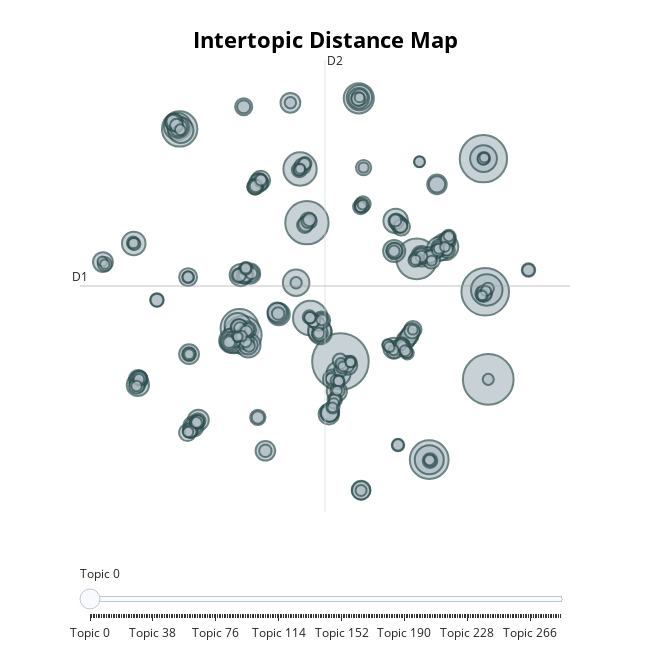

The notebook cell saved with this chart:
### Markdown cell above
We have more than 4000 outliers.

### Code cell
topic_model.visualize_topics()

### Figure 1 — Plotly figure (JSON) as saved in the notebook; plotly's stock layout.template omitted (floating-point values rounded to 4 significant figures; data arrays with more than 128 entries replaced by an {"elided": "..."} marker saying what was removed)
{"data": [{"customdata": {"elided": "285x3 mixed values"}, "hovertemplate": "<b>Topic %{customdata[0]}</b><br>%{customdata[1]}<br>Size: %{customdata[2]}", "legendgroup": "", "marker": {"color": "#B0BEC5", "size": {"elided": "285 int values"}, "sizemode": "area", "sizeref": 0.2306, "symbol": "circle", "line": {"color": "DarkSlateGrey", "width": 2}}, "mode": "markers", "name": "", "orientation": "v", "showlegend": false, "x": {"elided": "285 float values"}, "xaxis": "x", "y": {"elided": "285 float values"}, "yaxis": "y", "type": "scatter"}], "layout": {"xaxis": {"anchor": "y", "domain": [0.0, 1.0], "title": {"text": ""}, "visible": false, "range": [-14.02, 25.99]}, "yaxis": {"anchor": "x", "domain": [0.0, 1.0], "title": {"text": ""}, "visible": false, "range": [-11.59, 20.11]}, "legend": {"tracegroupgap": 0, "itemsizing": "constant"}, "margin": {"t": 60}, "title": {"font": {"size": 22, "color": "Black"}, "text": "<b>Intertopic Distance Map</b>", "y": 0.95, "x": 0.5, "xanchor": "center", "yanchor": "top"}, "hoverlabel": {"font": {"size": 16, "family": "Rockwell"}, "bgcolor": "white"}, "width": 650, "height": 650, "sliders": [{"active": 0, "pad": {"t": 50}, "steps": [{"args": [{"marker.color": {"elided": "1x285 str values"}}], "label": "Topic 0", "method": "update"}, {"args": [{"marker.color": {"elided": "1x285 str values"}}], "label": "Topic 1", "method": "update"}, {"args": [{"marker.color": {"elided": "1x285 str values"}}], "label": "Topic 2", "method": "update"}, {"args": [{"marker.color": {"elided": "1x285 str values"}}], "label": "Topic 3", "method": "update"}, {"args": [{"marker.color": {"elided": "1x285 str values"}}], "label": "Topic 4", "method": "update"}, {"args": [{"marker.color": {"elided": "1x285 str values"}}], "label": "Topic 5", "method": "update"}, {"args": [{"marker.color": {"elided": "1x285 str values"}}], "label": "Topic 6", "method": "update"}, {"args": [{"marker.color": {"elided": "1x285 str values"}}], "label": "Topic 7", "method": "update"}, {"args": [{"marker.color": {"elided": "1x285 str values"}}], "label": "Topic 8", "method": "update"}, {"args": [{"marker.color": {"elided": "1x285 str values"}}], "label": "Topic 9", "method": "update"}, {"args": [{"marker.color": {"elided": "1x285 str values"}}], "label": "Topic 10", "method": "update"}, {"args": [{"marker.color": {"elided": "1x285 str values"}}], "label": "Topic 11", "method": "update"}, {"args": [{"marker.color": {"elided": "1x285 str values"}}], "label": "Topic 12", "method": "update"}, {"args": [{"marker.color": {"elided": "1x285 str values"}}], "label": "Topic 13", "method": "update"}, {"args": [{"marker.color": {"elided": "1x285 str values"}}], "label": "Topic 14", "method": "update"}, {"args": [{"marker.color": {"elided": "1x285 str values"}}], "label": "Topic 15", "method": "update"}, {"args": [{"marker.color": {"elided": "1x285 str values"}}], "label": "Topic 16", "method": "update"}, {"args": [{"marker.color": {"elided": "1x285 str values"}}], "label": "Topic 17", "method": "update"}, {"args": [{"marker.color": {"elided": "1x285 str values"}}], "label": "Topic 18", "method": "update"}, {"args": [{"marker.color": {"elided": "1x285 str values"}}], "label": "Topic 19", "method": "update"}, {"args": [{"marker.color": {"elided": "1x285 str values"}}], "label": "Topic 20", "method": "update"}, {"args": [{"marker.color": {"elided": "1x285 str values"}}], "label": "Topic 21", "method": "update"}, {"args": [{"marker.color": {"elided": "1x285 str values"}}], "label": "Topic 22", "method": "update"}, {"args": [{"marker.color": {"elided": "1x285 str values"}}], "label": "Topic 23", "method": "update"}, {"args": [{"marker.color": {"elided": "1x285 str values"}}], "label": "Topic 24", "method": "update"}, {"args": [{"marker.color": {"elided": "1x285 str values"}}], "label": "Topic 25", "method": "update"}, {"args": [{"marker.color": {"elided": "1x285 str values"}}], "label": "Topic 26", "method": "update"}, {"args": [{"marker.color": {"elided": "1x285 str values"}}], "label": "Topic 27", "method": "update"}, {"args": [{"marker.color": {"elided": "1x285 str values"}}], "label": "Topic 28", "method": "update"}, {"args": [{"marker.color": {"elided": "1x285 str values"}}], "label": "Topic 29", "method": "update"}, {"args": [{"marker.color": {"elided": "1x285 str values"}}], "label": "Topic 30", "method": "update"}, {"args": [{"marker.color": {"elided": "1x285 str values"}}], "label": "Topic 31", "method": "update"}, {"args": [{"marker.color": {"elided": "1x285 str values"}}], "label": "Topic 32", "method": "update"}, {"args": [{"marker.color": {"elided": "1x285 str values"}}], "label": "Topic 33", "method": "update"}, {"args": [{"marker.color": {"elided": "1x285 str values"}}], "label": "Topic 34", "method": "update"}, {"args": [{"marker.color": {"elided": "1x285 str values"}}], "label": "Topic 35", "method": "update"}, {"args": [{"marker.color": {"elided": "1x285 str values"}}], "label": "Topic 36", "method": "update"}, {"args": [{"marker.color": {"elided": "1x285 str values"}}], "label": "Topic 37", "method": "update"}, {"args": [{"marker.color": {"elided": "1x285 str values"}}], "label": "Topic 38", "method": "update"}, {"args": [{"marker.color": {"elided": "1x285 str values"}}], "label": "Topic 39", "method": "update"}, {"args": [{"marker.color": {"elided": "1x285 str values"}}], "label": "Topic 40", "method": "update"}, {"args": [{"marker.color": {"elided": "1x285 str values"}}], "label": "Topic 41", "method": "update"}, {"args": [{"marker.color": {"elided": "1x285 str values"}}], "label": "Topic 42", "method": "update"}, {"args": [{"marker.color": {"elided": "1x285 str values"}}], "label": "Topic 43", "method": "update"}, {"args": [{"marker.color": {"elided": "1x285 str values"}}], "label": "Topic 44", "method": "update"}, {"args": [{"marker.color": {"elided": "1x285 str values"}}], "label": "Topic 45", "method": "update"}, {"args": [{"marker.color": {"elided": "1x285 str values"}}], "label": "Topic 46", "method": "update"}, {"args": [{"marker.color": {"elided": "1x285 str values"}}], "label": "Topic 47", "method": "update"}, {"args": [{"marker.color": {"elided": "1x285 str values"}}], "label": "Topic 48", "method": "update"}, {"args": [{"marker.color": {"elided": "1x285 str values"}}], "label": "Topic 49", "method": "update"}, {"args": [{"marker.color": {"elided": "1x285 str values"}}], "label": "Topic 50", "method": "update"}, {"args": [{"marker.color": {"elided": "1x285 str values"}}], "label": "Topic 51", "method": "update"}, {"args": [{"marker.color": {"elided": "1x285 str values"}}], "label": "Topic 52", "method": "update"}, {"args": [{"marker.color": {"elided": "1x285 str values"}}], "label": "Topic 53", "method": "update"}, {"args": [{"marker.color": {"elided": "1x285 str values"}}], "label": "Topic 54", "method": "update"}, {"args": [{"marker.color": {"elided": "1x285 str values"}}], "label": "Topic 55", "method": "update"}, {"args": [{"marker.color": {"elided": "1x285 str values"}}], "label": "Topic 56", "method": "update"}, {"args": [{"marker.color": {"elided": "1x285 str values"}}], "label": "Topic 57", "method": "update"}, {"args": [{"marker.color": {"elided": "1x285 str values"}}], "label": "Topic 58", "method": "update"}, {"args": [{"marker.color": {"elided": "1x285 str values"}}], "label": "Topic 59", "method": "update"}, {"args": [{"marker.color": {"elided": "1x285 str values"}}], "label": "Topic 60", "method": "update"}, {"args": [{"marker.color": {"elided": "1x285 str values"}}], "label": "Topic 61", "method": "update"}, {"args": [{"marker.color": {"elided": "1x285 str values"}}], "label": "Topic 62", "method": "update"}, {"args": [{"marker.color": {"elided": "1x285 str values"}}], "label": "Topic 63", "method": "update"}, {"args": [{"marker.color": {"elided": "1x285 str values"}}], "label": "Topic 64", "method": "update"}, {"args": [{"marker.color": {"elided": "1x285 str values"}}], "label": "Topic 65", "method": "update"}, {"args": [{"marker.color": {"elided": "1x285 str values"}}], "label": "Topic 66", "method": "update"}, {"args": [{"marker.color": {"elided": "1x285 str values"}}], "label": "Topic 67", "method": "update"}, {"args": [{"marker.color": {"elided": "1x285 str values"}}], "label": "Topic 68", "method": "update"}, {"args": [{"marker.color": {"elided": "1x285 str values"}}], "label": "Topic 69", "method": "update"}, {"args": [{"marker.color": {"elided": "1x285 str values"}}], "label": "Topic 70", "method": "update"}, {"args": [{"marker.color": {"elided": "1x285 str values"}}], "label": "Topic 71", "method": "update"}, {"args": [{"marker.color": {"elided": "1x285 str values"}}], "label": "Topic 72", "method": "update"}, {"args": [{"marker.color": {"elided": "1x285 str values"}}], "label": "Topic 73", "method": "update"}, {"args": [{"marker.color": {"elided": "1x285 str values"}}], "label": "Topic 74", "method": "update"}, {"args": [{"marker.color": {"elided": "1x285 str values"}}], "label": "Topic 75", "method": "update"}, {"args": [{"marker.color": {"elided": "1x285 str values"}}], "label": "Topic 76", "method": "update"}, {"args": [{"marker.color": {"elided": "1x285 str values"}}], "label": "Topic 77", "method": "update"}, {"args": [{"marker.color": {"elided": "1x285 str values"}}], "label": "Topic 78", "method": "update"}, {"args": [{"marker.color": {"elided": "1x285 str values"}}], "label": "Topic 79", "method": "update"}, {"args": [{"marker.color": {"elided": "1x285 str values"}}], "label": "Topic 80", "method": "update"}, {"args": [{"marker.color": {"elided": "1x285 str values"}}], "label": "Topic 81", "method": "update"}, {"args": [{"marker.color": {"elided": "1x285 str values"}}], "label": "Topic 82", "method": "update"}, {"args": [{"marker.color": {"elided": "1x285 str values"}}], "label": "Topic 83", "method": "update"}, {"args": [{"marker.color": {"elided": "1x285 str values"}}], "label": "Topic 84", "method": "update"}, {"args": [{"marker.color": {"elided": "1x285 str values"}}], "label": "Topic 85", "method": "update"}, {"args": [{"marker.color": {"elided": "1x285 str values"}}], "label": "Topic 86", "method": "update"}, {"args": [{"marker.color": {"elided": "1x285 str values"}}], "label": "Topic 87", "method": "update"}, {"args": [{"marker.color": {"elided": "1x285 str values"}}], "label": "Topic 88", "method": "update"}, {"args": [{"marker.color": {"elided": "1x285 str values"}}], "label": "Topic 89", "method": "update"}, {"args": [{"marker.color": {"elided": "1x285 str values"}}], "label": "Topic 90", "method": "update"}, {"args": [{"marker.color": {"elided": "1x285 str values"}}], "label": "Topic 91", "method": "update"}, {"args": [{"marker.color": {"elided": "1x285 str values"}}], "label": "Topic 92", "method": "update"}, {"args": [{"marker.color": {"elided": "1x285 str values"}}], "label": "Topic 93", "method": "update"}, {"args": [{"marker.color": {"elided": "1x285 str values"}}], "label": "Topic 94", "method": "update"}, {"args": [{"marker.color": {"elided": "1x285 str values"}}], "label": "Topic 95", "method": "update"}, {"args": [{"marker.color": {"elided": "1x285 str values"}}], "label": "Topic 96", "method": "update"}, {"args": [{"marker.color": {"elided": "1x285 str values"}}], "label": "Topic 97", "method": "update"}, {"args": [{"marker.color": {"elided": "1x285 str values"}}], "label": "Topic 98", "method": "update"}, {"args": [{"marker.color": {"elided": "1x285 str values"}}], "label": "Topic 99", "method": "update"}, {"args": [{"marker.color": {"elided": "1x285 str values"}}], "label": "Topic 100", "method": "update"}, {"args": [{"marker.color": {"elided": "1x285 str values"}}], "label": "Topic 101", "method": "update"}, {"args": [{"marker.color": {"elided": "1x285 str values"}}], "label": "Topic 102", "method": "update"}, {"args": [{"marker.color": {"elided": "1x285 str values"}}], "label": "Topic 103", "method": "update"}, {"args": [{"marker.color": {"elided": "1x285 str values"}}], "label": "Topic 104", "method": "update"}, {"args": [{"marker.color": {"elided": "1x285 str values"}}], "label": "Topic 105", "method": "update"}, {"args": [{"marker.color": {"elided": "1x285 str values"}}], "label": "Topic 106", "method": "update"}, {"args": [{"marker.color": {"elided": "1x285 str values"}}], "label": "Topic 107", "method": "update"}, {"args": [{"marker.color": {"elided": "1x285 str values"}}], "label": "Topic 108", "method": "update"}, {"args": [{"marker.color": {"elided": "1x285 str values"}}], "label": "Topic 109", "method": "update"}, {"args": [{"marker.color": {"elided": "1x285 str values"}}], "label": "Topic 110", "method": "update"}, {"args": [{"marker.color": {"elided": "1x285 str values"}}], "label": "Topic 111", "method": "update"}, {"args": [{"marker.color": {"elided": "1x285 str values"}}], "label": "Topic 112", "method": "update"}, {"args": [{"marker.color": {"elided": "1x285 str values"}}], "label": "Topic 113", "method": "update"}, {"args": [{"marker.color": {"elided": "1x285 str values"}}], "label": "Topic 114", "method": "update"}, {"args": [{"marker.color": {"elided": "1x285 str values"}}], "label": "Topic 115", "method": "update"}, {"args": [{"marker.color": {"elided": "1x285 str values"}}], "label": "Topic 116", "method": "update"}, {"args": [{"marker.color": {"elided": "1x285 str values"}}], "label": "Topic 117", "method": "update"}, {"args": [{"marker.color": {"elided": "1x285 str values"}}], "label": "Topic 118", "method": "update"}, {"args": [{"marker.color": {"elided": "1x285 str values"}}], "label": "Topic 119", "method": "update"}, {"args": [{"marker.color": {"elided": "1x285 str values"}}], "label": "Topic 120", "method": "update"}, {"args": [{"marker.color": {"elided": "1x285 str values"}}], "label": "Topic 121", "method": "update"}, {"args": [{"marker.color": {"elided": "1x285 str values"}}], "label": "Topic 122", "method": "update"}, {"args": [{"marker.color": {"elided": "1x285 str values"}}], "label": "Topic 123", "method": "update"}, {"args": [{"marker.color": {"elided": "1x285 str values"}}], "label": "Topic 124", "method": "update"}, {"args": [{"marker.color": {"elided": "1x285 str values"}}], "label": "Topic 125", "method": "update"}, {"args": [{"marker.color": {"elided": "1x285 str values"}}], "label": "Topic 126", "method": "update"}, {"args": [{"marker.color": {"elided": "1x285 str values"}}], "label": "Topic 127", "method": "update"}, {"args": [{"marker.color": {"elided": "1x285 str values"}}], "label": "Topic 128", "method": "update"}, {"args": [{"marker.color": {"elided": "1x285 str values"}}], "label": "Topic 129", "method": "update"}, {"args": [{"marker.color": {"elided": "1x285 str values"}}], "label": "Topic 130", "method": "update"}, {"args": [{"marker.color": {"elided": "1x285 str values"}}], "label": "Topic 131", "method": "update"}, {"args": [{"marker.color": {"elided": "1x285 str values"}}], "label": "Topic 132", "method": "update"}, {"args": [{"marker.color": {"elided": "1x285 str values"}}], "label": "Topic 133", "method": "update"}, {"args": [{"marker.color": {"elided": "1x285 str values"}}], "label": "Topic 134", "method": "update"}, {"args": [{"marker.color": {"elided": "1x285 str values"}}], "label": "Topic 135", "method": "update"}, {"args": [{"marker.color": {"elided": "1x285 str values"}}], "label": "Topic 136", "method": "update"}, {"args": [{"marker.color": {"elided": "1x285 str values"}}], "label": "Topic 137", "method": "update"}, {"args": [{"marker.color": {"elided": "1x285 str values"}}], "label": "Topic 138", "method": "update"}, {"args": [{"marker.color": {"elided": "1x285 str values"}}], "label": "Topic 139", "method": "update"}, {"args": [{"marker.color": {"elided": "1x285 str values"}}], "label": "Topic 140", "method": "update"}, {"args": [{"marker.color": {"elided": "1x285 str values"}}], "label": "Topic 141", "method": "update"}, {"args": [{"marker.color": {"elided": "1x285 str values"}}], "label": "Topic 142", "method": "update"}, {"args": [{"marker.color": {"elided": "1x285 str values"}}], "label": "Topic 143", "method": "update"}, {"args": [{"marker.color": {"elided": "1x285 str values"}}], "label": "Topic 144", "method": "update"}, {"args": [{"marker.color": {"elided": "1x285 str values"}}], "label": "Topic 145", "method": "update"}, {"args": [{"marker.color": {"elided": "1x285 str values"}}], "label": "Topic 146", "method": "update"}, {"args": [{"marker.color": {"elided": "1x285 str values"}}], "label": "Topic 147", "method": "update"}, {"args": [{"marker.color": {"elided": "1x285 str values"}}], "label": "Topic 148", "method": "update"}, {"args": [{"marker.color": {"elided": "1x285 str values"}}], "label": "Topic 149", "method": "update"}, {"args": [{"marker.color": {"elided": "1x285 str values"}}], "label": "Topic 150", "method": "update"}, {"args": [{"marker.color": {"elided": "1x285 str values"}}], "label": "Topic 151", "method": "update"}, {"args": [{"marker.color": {"elided": "1x285 str values"}}], "label": "Topic 152", "method": "update"}, {"args": [{"marker.color": {"elided": "1x285 str values"}}], "label": "Topic 153", "method": "update"}, {"args": [{"marker.color": {"elided": "1x285 str values"}}], "label": "Topic 154", "method": "update"}, {"args": [{"marker.color": {"elided": "1x285 str values"}}], "label": "Topic 155", "method": "update"}, {"args": [{"marker.color": {"elided": "1x285 str values"}}], "label": "Topic 156", "method": "update"}, {"args": [{"marker.color": {"elided": "1x285 str values"}}], "label": "Topic 157", "method": "update"}, {"args": [{"marker.color": {"elided": "1x285 str values"}}], "label": "Topic 158", "method": "update"}, {"args": [{"marker.color": {"elided": "1x285 str values"}}], "label": "Topic 159", "method": "update"}, {"args": [{"marker.color": {"elided": "1x285 str values"}}], "label": "Topic 160", "method": "update"}, {"args": [{"marker.color": {"elided": "1x285 str values"}}], "label": "Topic 161", "method": "update"}, {"args": [{"marker.color": {"elided": "1x285 str values"}}], "label": "Topic 162", "method": "update"}, {"args": [{"marker.color": {"elided": "1x285 str values"}}], "label": "Topic 163", "method": "update"}, {"args": [{"marker.color": {"elided": "1x285 str values"}}], "label": "Topic 164", "method": "update"}, {"args": [{"marker.color": {"elided": "1x285 str values"}}], "label": "Topic 165", "method": "update"}, {"args": [{"marker.color": {"elided": "1x285 str values"}}], "label": "Topic 166", "method": "update"}, {"args": [{"marker.color": {"elided": "1x285 str values"}}], "label": "Topic 167", "method": "update"}, {"args": [{"marker.color": {"elided": "1x285 str values"}}], "label": "Topic 168", "method": "update"}, {"args": [{"marker.color": {"elided": "1x285 str values"}}], "label": "Topic 169", "method": "update"}, {"args": [{"marker.color": {"elided": "1x285 str values"}}], "label": "Topic 170", "method": "update"}, {"args": [{"marker.color": {"elided": "1x285 str values"}}], "label": "Topic 171", "method": "update"}, {"args": [{"marker.color": {"elided": "1x285 str values"}}], "label": "Topic 172", "method": "update"}, {"args": [{"marker.color": {"elided": "1x285 str values"}}], "label": "Topic 173", "method": "update"}, {"args": [{"marker.color": {"elided": "1x285 str values"}}], "label": "Topic 174", "method": "update"}, {"args": [{"marker.color": {"elided": "1x285 str values"}}], "label": "Topic 175", "method": "update"}, {"args": [{"marker.color": {"elided": "1x285 str values"}}], "label": "Topic 176", "method": "update"}, {"args": [{"marker.color": {"elided": "1x285 str values"}}], "label": "Topic 177", "method": "update"}, {"args": [{"marker.color": {"elided": "1x285 str values"}}], "label": "Topic 178", "method": "update"}, {"args": [{"marker.color": {"elided": "1x285 str values"}}], "label": "Topic 179", "method": "update"}, {"args": [{"marker.color": {"elided": "1x285 str values"}}], "label": "Topic 180", "method": "update"}, {"args": [{"marker.color": {"elided": "1x285 str values"}}], "label": "Topic 181", "method": "update"}, {"args": [{"marker.color": {"elided": "1x285 str values"}}], "label": "Topic 182", "method": "update"}, {"args": [{"marker.color": {"elided": "1x285 str values"}}], "label": "Topic 183", "method": "update"}, {"args": [{"marker.color": {"elided": "1x285 str values"}}], "label": "Topic 184", "method": "update"}, {"args": [{"marker.color": {"elided": "1x285 str values"}}], "label": "Topic 185", "method": "update"}, {"args": [{"marker.color": {"elided": "1x285 str values"}}], "label": "Topic 186", "method": "update"}, {"args": [{"marker.color": {"elided": "1x285 str values"}}], "label": "Topic 187", "method": "update"}, {"args": [{"marker.color": {"elided": "1x285 str values"}}], "label": "Topic 188", "method": "update"}, {"args": [{"marker.color": {"elided": "1x285 str values"}}], "label": "Topic 189", "method": "update"}, {"args": [{"marker.color": {"elided": "1x285 str values"}}], "label": "Topic 190", "method": "update"}, {"args": [{"marker.color": {"elided": "1x285 str values"}}], "label": "Topic 191", "method": "update"}, {"args": [{"marker.color": {"elided": "1x285 str values"}}], "label": "Topic 192", "method": "update"}, {"args": [{"marker.color": {"elided": "1x285 str values"}}], "label": "Topic 193", "method": "update"}, {"args": [{"marker.color": {"elided": "1x285 str values"}}], "label": "Topic 194", "method": "update"}, {"args": [{"marker.color": {"elided": "1x285 str values"}}], "label": "Topic 195", "method": "update"}, {"args": [{"marker.color": {"elided": "1x285 str values"}}], "label": "Topic 196", "method": "update"}, {"args": [{"marker.color": {"elided": "1x285 str values"}}], "label": "Topic 197", "method": "update"}, {"args": [{"marker.color": {"elided": "1x285 str values"}}], "label": "Topic 198", "method": "update"}, {"args": [{"marker.color": {"elided": "1x285 str values"}}], "label": "Topic 199", "method": "update"}, {"args": [{"marker.color": {"elided": "1x285 str values"}}], "label": "Topic 200", "method": "update"}, {"args": [{"marker.color": {"elided": "1x285 str values"}}], "label": "Topic 201", "method": "update"}, {"args": [{"marker.color": {"elided": "1x285 str values"}}], "label": "Topic 202", "method": "update"}, {"args": [{"marker.color": {"elided": "1x285 str values"}}], "label": "Topic 203", "method": "update"}, {"args": [{"marker.color": {"elided": "1x285 str values"}}], "label": "Topic 204", "method": "update"}, {"args": [{"marker.color": {"elided": "1x285 str values"}}], "label": "Topic 205", "method": "update"}, {"args": [{"marker.color": {"elided": "1x285 str values"}}], "label": "Topic 206", "method": "update"}, {"args": [{"marker.color": {"elided": "1x285 str values"}}], "label": "Topic 207", "method": "update"}, {"args": [{"marker.color": {"elided": "1x285 str values"}}], "label": "Topic 208", "method": "update"}, {"args": [{"marker.color": {"elided": "1x285 str values"}}], "label": "Topic 209", "method": "update"}, {"args": [{"marker.color": {"elided": "1x285 str values"}}], "label": "Topic 210", "method": "update"}, {"args": [{"marker.color": {"elided": "1x285 str values"}}], "label": "Topic 211", "method": "update"}, {"args": [{"marker.color": {"elided": "1x285 str values"}}], "label": "Topic 212", "method": "update"}, {"args": [{"marker.color": {"elided": "1x285 str values"}}], "label": "Topic 213", "method": "update"}, {"args": [{"marker.color": {"elided": "1x285 str values"}}], "label": "Topic 214", "method": "update"}, {"args": [{"marker.color": {"elided": "1x285 str values"}}], "label": "Topic 215", "method": "update"}, {"args": [{"marker.color": {"elided": "1x285 str values"}}], "label": "Topic 216", "method": "update"}, {"args": [{"marker.color": {"elided": "1x285 str values"}}], "label": "Topic 217", "method": "update"}, {"args": [{"marker.color": {"elided": "1x285 str values"}}], "label": "Topic 218", "method": "update"}, {"args": [{"marker.color": {"elided": "1x285 str values"}}], "label": "Topic 219", "method": "update"}, {"args": [{"marker.color": {"elided": "1x285 str values"}}], "label": "Topic 220", "method": "update"}, {"args": [{"marker.color": {"elided": "1x285 str values"}}], "label": "Topic 221", "method": "update"}, {"args": [{"marker.color": {"elided": "1x285 str values"}}], "label": "Topic 222", "method": "update"}, {"args": [{"marker.color": {"elided": "1x285 str values"}}], "label": "Topic 223", "method": "update"}, {"args": [{"marker.color": {"elided": "1x285 str values"}}], "label": "Topic 224", "method": "update"}, {"args": [{"marker.color": {"elided": "1x285 str values"}}], "label": "Topic 225", "method": "update"}, {"args": [{"marker.color": {"elided": "1x285 str values"}}], "label": "Topic 226", "method": "update"}, {"args": [{"marker.color": {"elided": "1x285 str values"}}], "label": "Topic 227", "method": "update"}, {"args": [{"marker.color": {"elided": "1x285 str values"}}], "label": "Topic 228", "method": "update"}, {"args": [{"marker.color": {"elided": "1x285 str values"}}], "label": "Topic 229", "method": "update"}, {"args": [{"marker.color": {"elided": "1x285 str values"}}], "label": "Topic 230", "method": "update"}, {"args": [{"marker.color": {"elided": "1x285 str values"}}], "label": "Topic 231", "method": "update"}, {"args": [{"marker.color": {"elided": "1x285 str values"}}], "label": "Topic 232", "method": "update"}, {"args": [{"marker.color": {"elided": "1x285 str values"}}], "label": "Topic 233", "method": "update"}, {"args": [{"marker.color": {"elided": "1x285 str values"}}], "label": "Topic 234", "method": "update"}, {"args": [{"marker.color": {"elided": "1x285 str values"}}], "label": "Topic 235", "method": "update"}, {"args": [{"marker.color": {"elided": "1x285 str values"}}], "label": "Topic 236", "method": "update"}, {"args": [{"marker.color": {"elided": "1x285 str values"}}], "label": "Topic 237", "method": "update"}, {"args": [{"marker.color": {"elided": "1x285 str values"}}], "label": "Topic 238", "method": "update"}, {"args": [{"marker.color": {"elided": "1x285 str values"}}], "label": "Topic 239", "method": "update"}, {"args": [{"marker.color": {"elided": "1x285 str values"}}], "label": "Topic 240", "method": "update"}, {"args": [{"marker.color": {"elided": "1x285 str values"}}], "label": "Topic 241", "method": "update"}, {"args": [{"marker.color": {"elided": "1x285 str values"}}], "label": "Topic 242", "method": "update"}, {"args": [{"marker.color": {"elided": "1x285 str values"}}], "label": "Topic 243", "method": "update"}, {"args": [{"marker.color": {"elided": "1x285 str values"}}], "label": "Topic 244", "method": "update"}, {"args": [{"marker.color": {"elided": "1x285 str values"}}], "label": "Topic 245", "method": "update"}, {"args": [{"marker.color": {"elided": "1x285 str values"}}], "label": "Topic 246", "method": "update"}, {"args": [{"marker.color": {"elided": "1x285 str values"}}], "label": "Topic 247", "method": "update"}, {"args": [{"marker.color": {"elided": "1x285 str values"}}], "label": "Topic 248", "method": "update"}, {"args": [{"marker.color": {"elided": "1x285 str values"}}], "label": "Topic 249", "method": "update"}, {"args": [{"marker.color": {"elided": "1x285 str values"}}], "label": "Topic 250", "method": "update"}, {"args": [{"marker.color": {"elided": "1x285 str values"}}], "label": "Topic 251", "method": "update"}, {"args": [{"marker.color": {"elided": "1x285 str values"}}], "label": "Topic 252", "method": "update"}, {"args": [{"marker.color": {"elided": "1x285 str values"}}], "label": "Topic 253", "method": "update"}, {"args": [{"marker.color": {"elided": "1x285 str values"}}], "label": "Topic 254", "method": "update"}, {"args": [{"marker.color": {"elided": "1x285 str values"}}], "label": "Topic 255", "method": "update"}, {"args": [{"marker.color": {"elided": "1x285 str values"}}], "label": "Topic 256", "method": "update"}, {"args": [{"marker.color": {"elided": "1x285 str values"}}], "label": "Topic 257", "method": "update"}, {"args": [{"marker.color": {"elided": "1x285 str values"}}], "label": "Topic 258", "method": "update"}, {"args": [{"marker.color": {"elided": "1x285 str values"}}], "label": "Topic 259", "method": "update"}, {"args": [{"marker.color": {"elided": "1x285 str values"}}], "label": "Topic 260", "method": "update"}, {"args": [{"marker.color": {"elided": "1x285 str values"}}], "label": "Topic 261", "method": "update"}, {"args": [{"marker.color": {"elided": "1x285 str values"}}], "label": "Topic 262", "method": "update"}, {"args": [{"marker.color": {"elided": "1x285 str values"}}], "label": "Topic 263", "method": "update"}, {"args": [{"marker.color": {"elided": "1x285 str values"}}], "label": "Topic 264", "method": "update"}, {"args": [{"marker.color": {"elided": "1x285 str values"}}], "label": "Topic 265", "method": "update"}, {"args": [{"marker.color": {"elided": "1x285 str values"}}], "label": "Topic 266", "method": "update"}, {"args": [{"marker.color": {"elided": "1x285 str values"}}], "label": "Topic 267", "method": "update"}, {"args": [{"marker.color": {"elided": "1x285 str values"}}], "label": "Topic 268", "method": "update"}, {"args": [{"marker.color": {"elided": "1x285 str values"}}], "label": "Topic 269", "method": "update"}, {"args": [{"marker.color": {"elided": "1x285 str values"}}], "label": "Topic 270", "method": "update"}, {"args": [{"marker.color": {"elided": "1x285 str values"}}], "label": "Topic 271", "method": "update"}, {"args": [{"marker.color": {"elided": "1x285 str values"}}], "label": "Topic 272", "method": "update"}, {"args": [{"marker.color": {"elided": "1x285 str values"}}], "label": "Topic 273", "method": "update"}, {"args": [{"marker.color": {"elided": "1x285 str values"}}], "label": "Topic 274", "method": "update"}, {"args": [{"marker.color": {"elided": "1x285 str values"}}], "label": "Topic 275", "method": "update"}, {"args": [{"marker.color": {"elided": "1x285 str values"}}], "label": "Topic 276", "method": "update"}, {"args": [{"marker.color": {"elided": "1x285 str values"}}], "label": "Topic 277", "method": "update"}, {"args": [{"marker.color": {"elided": "1x285 str values"}}], "label": "Topic 278", "method": "update"}, {"args": [{"marker.color": {"elided": "1x285 str values"}}], "label": "Topic 279", "method": "update"}, {"args": [{"marker.color": {"elided": "1x285 str values"}}], "label": "Topic 280", "method": "update"}, {"args": [{"marker.color": {"elided": "1x285 str values"}}], "label": "Topic 281", "method": "update"}, {"args": [{"marker.color": {"elided": "1x285 str values"}}], "label": "Topic 282", "method": "update"}, {"args": [{"marker.color": {"elided": "1x285 str values"}}], "label": "Topic 283", "method": "update"}, {"args": [{"marker.color": {"elided": "1x285 str values"}}], "label": "Topic 284", "method": "update"}]}], "shapes": [{"line": {"color": "#CFD8DC", "width": 2}, "type": "line", "x0": 5.987, "x1": 5.987, "y0": -11.59, "y1": 20.11}, {"line": {"color": "#9E9E9E", "width": 2}, "type": "line", "x0": -14.02, "x1": 25.99, "y0": 4.257, "y1": 4.257}], "annotations": [{"showarrow": false, "text": "D1", "x": -14.02, "y": 4.257, "yshift": 10}, {"showarrow": false, "text": "D2", "x": 5.987, "xshift": 10, "y": 20.11}]}}
